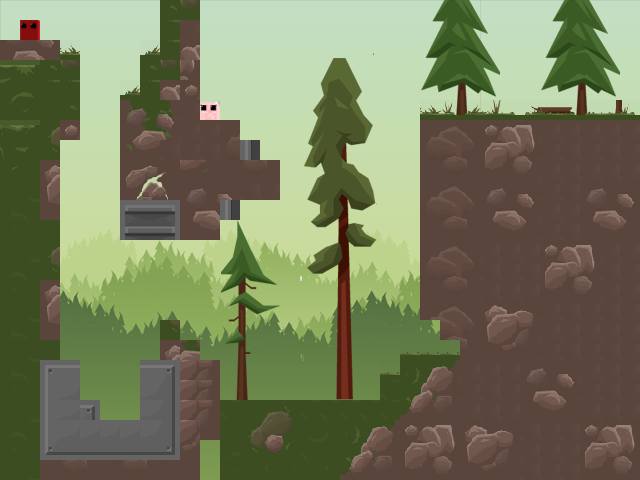

Tiled map render using the project's own tile images. Description and the map definition, with tile-layer contents summarised, below:
An orthogonal 32x24 tile map with 20x20 px tiles, 5 tile layers (background, foreground, shoot_right, shoot_up, ...), 5 tilesets and 21 objects (bandage).

<map version="1.10" tiledversion="1.12.1" orientation="orthogonal" renderorder="right-down" width="32" height="24" tilewidth="20" tileheight="20" infinite="0" nextlayerid="9" nextobjectid="66">
 <tileset firstgid="1" name="myimages" tilewidth="20" tileheight="20" tilecount="16" columns="16">
  <image source="myimages.png" width="320" height="20" />
 </tileset>
 <tileset firstgid="17" name="forestbg" tilewidth="20" tileheight="20" tilecount="768" columns="32">
  <image source="forestbg.png" width="640" height="480" />
 </tileset>
 <tileset firstgid="785" name="forestbgflipped" tilewidth="20" tileheight="20" tilecount="768" columns="32">
  <image source="forestbgflipped.png" width="640" height="480" />
 </tileset>
 <tileset firstgid="1553" name="foresttiles01" tilewidth="20" tileheight="20" tilecount="900" columns="30">
  <image source="foresttiles01.png" width="600" height="600" />
 </tileset>
 <tileset firstgid="2453" name="forestset1" tilewidth="20" tileheight="20" tilecount="676" columns="26">
  <image source="forestset1.png" width="520" height="520" />
 </tileset>
 <layer id="1" name="background" width="32" height="24">
  <data>[768 cells, 768 non-empty, 768 distinct tile ids]</data>
 </layer>
 <layer id="3" name="foreground" width="32" height="24">
  <data>[768 cells, 168 non-empty, 144 distinct tile ids]</data>
 </layer>
 <layer id="6" name="shoot_right" width="32" height="24">
  <data>[768 cells, 2 non-empty, 1 distinct tile ids]</data>
 </layer>
 <layer id="7" name="shoot_up" width="32" height="24">
  <data>[768 cells, 1 non-empty, 1 distinct tile ids]</data>
 </layer>
 <layer id="2" name="stationary" width="32" height="24">
  <data>[768 cells, 423 non-empty, 125 distinct tile ids]</data>
 </layer>
 <objectgroup id="4" name="saws">
  <object id="10" x="60" y="340" width="100" height="100">
   <ellipse />
  </object>
  <object id="16" x="135.505" y="212.452" width="12.8658" height="12.8658">
   <ellipse />
  </object>
  <object id="17" x="150.515" y="212.452" width="12.8658" height="12.8658">
   <ellipse />
  </object>
 </objectgroup>
 <objectgroup id="5" name="rectangle">
  <object id="18" x="0" y="40" width="60.1863" height="440" />
  <object id="19" x="60" y="60" width="20" height="80" />
  <object id="25" x="160" y="320.085" width="19.9151" height="78.9151" />
  <object id="26" x="180.026" y="339.899" width="20.1604" height="139.781" />
  <object id="30" x="200.052" y="360" width="19.9482" height="79.4291" />
  <object id="38" x="437" y="320" width="41" height="19" />
  <object id="39" x="460" y="339" width="19" height="59" />
  <object id="42" x="420" y="120" width="60" height="200" />
  <object id="46" x="120" y="120" width="120" height="80" />
  <object id="47" x="120" y="200" width="100" height="40.1241" />
  <object id="49" x="240" y="160" width="40" height="40" />
  <object id="53" x="140" y="80" width="60" height="15" />
  <object id="54" x="140" y="55" width="60" height="25" />
  <object id="58" x="160" y="0" width="40" height="55" />
  <object id="59" x="120.189" y="95" width="80" height="25" />
  <object id="60" x="480" y="120" width="160" height="40" />
  <object id="65" x="60.1" y="360.312" width="119.781" height="119.352" />
 </objectgroup>
 <objectgroup id="8" name="items">
  <object id="61" name="bandage" x="63.3009" y="260.657" width="28" height="28" />
 </objectgroup>
</map>
